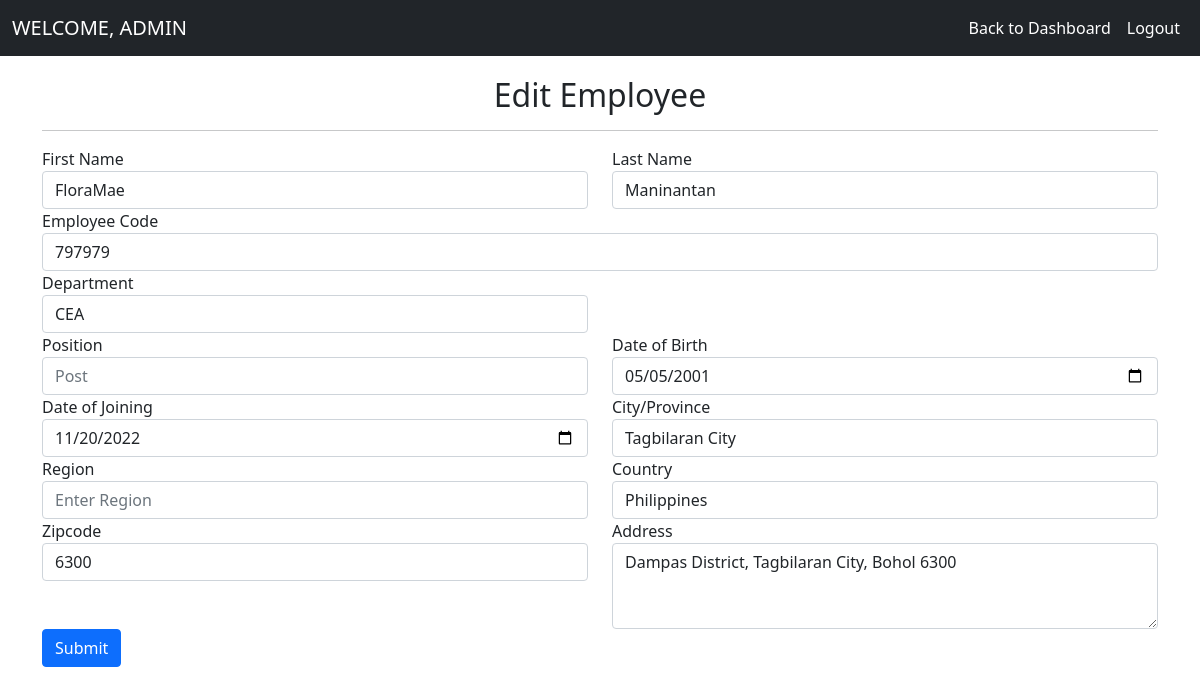
Screenshot of /employee-edit/1 (signed in) with the database file from the repository.
### admin_side/models.py (models this page shows, shortened)
class Employee(models.Model):
    user = models.ForeignKey(User, on_delete=models.CASCADE, null=True)
    empcode = models.CharField(max_length=100, null=True)
    dob = models.DateField(null=True, blank=True)
    doj = models.DateField(null=True, blank=True)
    department = models.CharField(max_length=100, null=True, blank=True)
    position = models.CharField(max_length=100, null=True, blank=True)
    address = models.CharField(max_length=100, null=True, blank=True)
    city = models.CharField(max_length=100, null=True, blank=True)
    country = models.CharField(max_length=100, null=True, blank=True)
    zipcode = models.CharField(max_length=100, null=True, blank=True)
    region = models.CharField(max_length=100, null=True, blank=True)
    active = models.BooleanField(default=True)
    leave_count = models.IntegerField(null=True, blank=True, default=0)
    on_leave = models.BooleanField(default=False)

### admin_side/views.py (the view, shortened to what this page needs)
# urls.py: path('employee-edit/<int:pid>', edit_employee, name="edit_employee"),
def edit_employee(request, pid):
    if not request.user.is_authenticated:
        return redirect('admin_login')
    error = ""
    emp_data =Employee.objects.get(id=pid)
    d = {'error': error,'emp_data': emp_data}
    return render(request, 'edit_employeee.html', d)

### admin_side/templates/edit_employeee.html (shortened to what this page needs)
{% extends 'admin_home.html' %}
{% block body %}
<div class="container">
    <h2 style="margin-top:20px" align="center">Edit Employee</h2><hr>
<form method="post" action="" enctype="multipart/form-data">
    <div class="row">
      <div class="col-sm-6">
        <div class="form-group">
            <label>First Name</label>
            <input type="text" name="firstname" placeholder="Enter First Name"  class="form-control"  value="{{emp_data.user.first_name}}" pattern="[A-Za-z]+">
        </div>
    </div>
    <div class="col-sm-6">
        <div class="form-group">
            <label>Last Name</label>
            <input type="text" name="lastname" placeholder="Enter Last Name"  class="form-control" value="{{emp_data.user.last_name}}" pattern="[A-Za-z]+">
        </div>
    </div>
    <div class="col-sm-12">
      <div class="form-group">
          <label>Employee Code</label>
          <input type="text" name="empcode" value="{{emp_data.empcode}}" placeholder="Employee Code" required class="form-control" pattern="[0-9]+">
      </div>
  </div>
    <div class="form-group col-md-6">
      <label for="inputPassword4">Department</label>
      <input type="text" class="form-control" name="department" id="inputPassword4" value="{{emp_data.department}}" required placeholder="Department">
    </div>
  </div>
    <div class="row">
    <div class="form-group col-md-6">
      <label for="inputEmail4">Position</label>
      <input type="text" class="form-control" name="position" id="inputEmail4" value="{{emp_data.post}}" required placeholder="Post">
    </div>
    <div class="form-group col-md-6">
      <label for="inputPassword4">Date of Birth</label>
      <input type="date" class="form-control" name="dob" id="inputPassword4"  value="{{emp_data.dob|date:"Y-m-d"}}" required>
    </div>
    </div>
    <div class="row">
    <div class="form-group col-md-6">
      <label for="inputEmail4">Date of Joining</label>
      <input type="date" class="form-control" name="doj" id="inputEmail4" value="{{emp_data.doj|date:"Y-m-d"}}" required>
    </div>
    <div class="form-group col-md-6">
      <label for="inputPassword4">City/Province</label>
      <input type="text" class="form-control" name="city" id="inputPassword4"  value="{{emp_data.city}}" required placeholder="Enter City/Province">
    </div>
    </div>
    <div class="row">
        <div class="form-group col-md-6">
          <label for="inputEmail4">Region</label>
          <input type="text" class="form-control" name="region" id="inputEmail4" value="{{emp_data.state}}" required placeholder="Enter Region">
        </div>
        <div class="form-group col-md-6">
          <label for="inputPassword4">Country</label>
          <input type="text" class="form-control" name="country" id="inputPassword4" value="{{emp_data.country}}" required placeholder="Enter Country">
        </div>
    </div>
    <div class="row">
        <div class="form-group col-md-6">
          <label for="inputEmail4">Zipcode</label>
          <input type="text" class="form-control" name="zipcode" id="inputEmail4" value="{{emp_data.zipcode}}" required placeholder="Enter zipcode">
        </div>
        <div class="form-group col-md-6">
            <label for="exampleFormControlTextarea1">Address</label>
            <textarea class="form-control" id="exampleFormControlTextarea1" name="address" rows="3">{{emp_data.address}}</textarea>
        </div>
    </div>
  <button type="submit" class="btn btn-primary">Submit</button>
</form>
</div>
{% endblock  %}

### rows the page displays
Employee: firstname "FloraMae", lastname "Maninantan", empcode "797979", department "CEA", dob "05/05/2001", doj "11/20/2022", city "Tagbilaran City", country "Philippines", zipcode "6300", address "Dampas District, Tagbilaran City, Bohol 6300"
